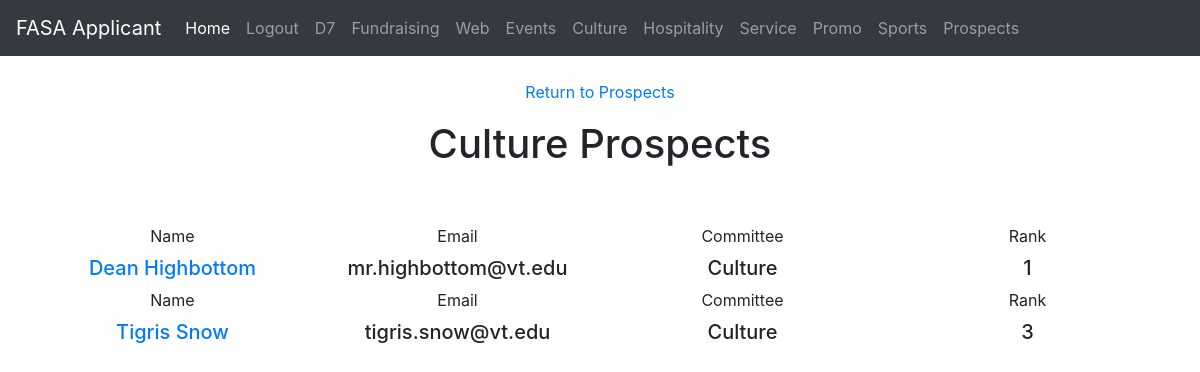
/culture (signed in), run on the app's committed database.
### run.py (models this page shows, shortened)
class CommitteeData(committee_db.Model):
    id = committee_db.Column(committee_db.Integer, primary_key = True)
    email = committee_db.Column(committee_db.String(100), nullable = False, unique = True)
    first_choice = committee_db.Column(committee_db.String(100))
    second_choice = committee_db.Column(committee_db.String(100))
    third_choice = committee_db.Column(committee_db.String(100))

class MainData(main_db.Model):
    id = main_db.Column(main_db.Integer, primary_key = True)
    first_name = main_db.Column(main_db.String(30), unique = False, nullable = False)
    last_name = main_db.Column(main_db.String(30), unique = False, nullable = False)
    username = main_db.Column(main_db.String(30), unique = False, nullable = False)
    email = main_db.Column(main_db.String(120), unique = True, nullable = False)
    address = main_db.Column(main_db.String(200), unique = False, nullable = False)
    major = main_db.Column(main_db.String(100), unique = False, nullable = False)
    year = main_db.Column(main_db.String(30), unique = False, nullable = False)
    phone_number = main_db.Column(db.String(20), unique = False, nullable = False)

### run.py (the view)
@app.route("/culture")
@login_required
def culture():
    user_list = CommitteeData.query.all()
    first_list = []
    second_list = []
    third_list = []
    for user in user_list:
        if user.first_choice == str("Culture") or user.second_choice == str(
                "Culture") or user.third_choice == str("Culture"):
            digit = 0
            main_data = MainData.query.filter_by(email=user.email).first()
            committee_data = CommitteeData.query.filter_by(email=user.email).first()
            courses_data = CoursesData.query.filter_by(email=user.email).first()
            questions_data = QuestionsData.query.filter_by(email=user.email).first()
            if (user.first_choice == str("Culture")):
                digit = 1
                inserted_user = Filter(user.email, "Culture", digit, main_data, committee_data, courses_data,
                                       questions_data)
                first_list.append(inserted_user)
            elif (user.second_choice == str("Culture")):
                digit = 2
                inserted_user = Filter(user.email, "Culture", digit, main_data, committee_data, courses_data,
                                       questions_data)
                second_list.append(inserted_user)
            elif (user.third_choice == str("Culture")):
                digit = 3
                inserted_user = Filter(user.email, "Culture", digit, main_data, committee_data, courses_data,
                                       questions_data)
                third_list.append(inserted_user)
    return render_template("culture.html", first_list=first_list, second_list=second_list, third_list=third_list)

### run.py (called while the page is built)
@login_manager.user_loader
def load_user(user_id):
    return User.query.get(int(user_id))

### templates/culture.html (shortened to what this page needs)
{% extends "layou2.html" %}
{% block content %}
<center>
                <p><a href="{{ url_for('prospects') }}">Return to Prospects</a></p>
    <h1>Culture Prospects</h1>
    <br>
    <br>
    {% for user in first_list %}
        <div class = "row">
        <div class="col-sm">
          <label for="year">Name</label>
            <h5><a href="{{ url_for('prospect_info', email = user.email) }}">{{ user.main_data.first_name }} {{ user.main_data.last_name }}</a></h5>
        </div>
        <div class="col-sm">
          <label for="year">Email</label>
            <h5>{{ user.email }}</h5>
        </div>
            <div class = "col-sm">
                <label for="something">Committee</label>
                <h5>{{ user.committee }}</h5>
            </div>
            <div class = "col-sm">
                <label for="something">Rank</label>
                <h5>{{ user.digit }}</h5>
            </div>
        </div>
    {% endfor %}
     {% for user in third_list %}
        <div class = "row">
        <div class="col-sm">
          <label for="year">Name</label>
            <h5><a href="{{ url_for('prospect_info', email = user.email) }}">{{ user.main_data.first_name }} {{ user.main_data.last_name }}</a></h5>
        </div>
        <div class="col-sm">
          <label for="year">Email</label>
            <h5>{{ user.email }}</h5>
        </div>
            <div class = "col-sm">
                <label for="something">Committee</label>
                <h5>{{ user.committee }}</h5>
            </div>
            <div class = "col-sm">
                <label for="something">Rank</label>
                <h5>{{ user.digit }}</h5>
            </div>
        </div>
    {% endfor %}
     </center>
{% endblock content %}

### data on the page
CommitteeData: main_data.first_name "Dean", main_data.last_name "Highbottom", email "mr.highbottom@vt.edu", committee "Culture", digit "1"
CommitteeData: main_data.first_name "Tigris", main_data.last_name "Snow", email "tigris.snow@vt.edu", committee "Culture", digit "3"
